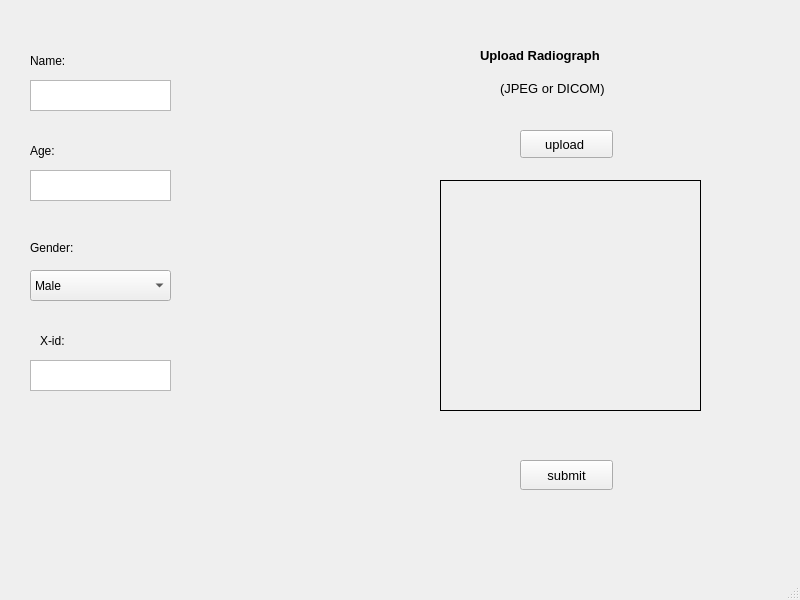
<?xml version="1.0" encoding="UTF-8"?>
<ui version="4.0">
 <class>MainWindow</class>
 <widget class="QMainWindow" name="MainWindow">
  <property name="geometry">
   <rect>
    <x>0</x>
    <y>0</y>
    <width>800</width>
    <height>600</height>
   </rect>
  </property>
  <property name="windowTitle">
   <string>MainWindow</string>
  </property>
  <widget class="QWidget" name="centralwidget">
   <widget class="QLabel" name="label">
    <property name="geometry">
     <rect>
      <x>30</x>
      <y>50</y>
      <width>71</width>
      <height>21</height>
     </rect>
    </property>
    <property name="text">
     <string>Name:</string>
    </property>
   </widget>
   <widget class="QLabel" name="label_2">
    <property name="geometry">
     <rect>
      <x>30</x>
      <y>140</y>
      <width>61</width>
      <height>21</height>
     </rect>
    </property>
    <property name="text">
     <string>Age:</string>
    </property>
   </widget>
   <widget class="QLabel" name="label_3">
    <property name="geometry">
     <rect>
      <x>30</x>
      <y>240</y>
      <width>51</width>
      <height>16</height>
     </rect>
    </property>
    <property name="text">
     <string>Gender:</string>
    </property>
   </widget>
   <widget class="QLabel" name="label_4">
    <property name="geometry">
     <rect>
      <x>40</x>
      <y>330</y>
      <width>51</width>
      <height>21</height>
     </rect>
    </property>
    <property name="text">
     <string>X-id:</string>
    </property>
   </widget>
   <widget class="QTextEdit" name="name">
    <property name="geometry">
     <rect>
      <x>30</x>
      <y>80</y>
      <width>141</width>
      <height>31</height>
     </rect>
    </property>
   </widget>
   <widget class="QTextEdit" name="age">
    <property name="geometry">
     <rect>
      <x>30</x>
      <y>170</y>
      <width>141</width>
      <height>31</height>
     </rect>
    </property>
   </widget>
   <widget class="QTextEdit" name="xid">
    <property name="geometry">
     <rect>
      <x>30</x>
      <y>360</y>
      <width>141</width>
      <height>31</height>
     </rect>
    </property>
   </widget>
   <widget class="QPushButton" name="submitbut">
    <property name="geometry">
     <rect>
      <x>520</x>
      <y>460</y>
      <width>93</width>
      <height>30</height>
     </rect>
    </property>
    <property name="font">
     <font>
      <pointsize>10</pointsize>
     </font>
    </property>
    <property name="text">
     <string>submit</string>
    </property>
   </widget>
   <widget class="QLabel" name="label_5">
    <property name="geometry">
     <rect>
      <x>480</x>
      <y>40</y>
      <width>171</width>
      <height>31</height>
     </rect>
    </property>
    <property name="font">
     <font>
      <pointsize>10</pointsize>
      <weight>75</weight>
      <bold>true</bold>
     </font>
    </property>
    <property name="text">
     <string>Upload Radiograph</string>
    </property>
   </widget>
   <widget class="QPushButton" name="uploadbut">
    <property name="geometry">
     <rect>
      <x>520</x>
      <y>130</y>
      <width>93</width>
      <height>28</height>
     </rect>
    </property>
    <property name="font">
     <font>
      <pointsize>10</pointsize>
     </font>
    </property>
    <property name="text">
     <string>upload </string>
    </property>
   </widget>
   <widget class="QLabel" name="imgdisp">
    <property name="geometry">
     <rect>
      <x>440</x>
      <y>180</y>
      <width>261</width>
      <height>231</height>
     </rect>
    </property>
    <property name="frameShape">
     <enum>QFrame::Box</enum>
    </property>
    <property name="text">
     <string/>
    </property>
   </widget>
   <widget class="QLabel" name="label_7">
    <property name="geometry">
     <rect>
      <x>500</x>
      <y>80</y>
      <width>131</width>
      <height>16</height>
     </rect>
    </property>
    <property name="font">
     <font>
      <pointsize>10</pointsize>
     </font>
    </property>
    <property name="text">
     <string>(JPEG or DICOM)</string>
    </property>
   </widget>
   <widget class="QComboBox" name="gender">
    <property name="geometry">
     <rect>
      <x>30</x>
      <y>270</y>
      <width>141</width>
      <height>31</height>
     </rect>
    </property>
    <item>
     <property name="text">
      <string>Male</string>
     </property>
    </item>
    <item>
     <property name="text">
      <string>Female</string>
     </property>
    </item>
   </widget>
  </widget>
  <widget class="QMenuBar" name="menubar">
   <property name="geometry">
    <rect>
     <x>0</x>
     <y>0</y>
     <width>800</width>
     <height>26</height>
    </rect>
   </property>
  </widget>
  <widget class="QStatusBar" name="statusbar"/>
 </widget>
 <resources/>
 <connections/>
</ui>
